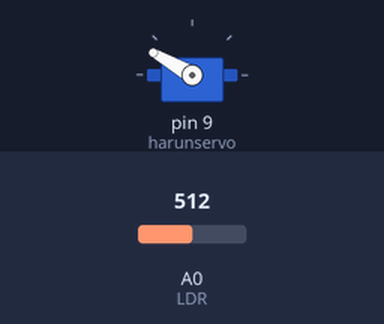
The sketch below on a simulated Arduino Uno, built with avr-gcc and run on an emulated ATmega328P. Parts: servo. The inputs (shaded band) are chosen by the test bench; at power-on: A0 (LDR) = 512.

Above: at 1.2 s.
1.3 s: A0 (LDR) set to 261
2.8 s: A0 (LDR) set to 238
At 3.3 s:
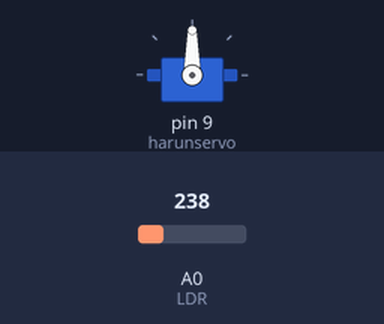
5.8 s: A0 (LDR) set to 260
At 7.0 s:
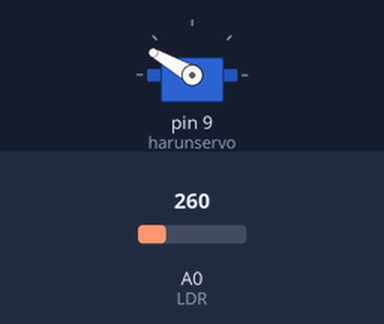
7.3 s: A0 (LDR) set to 240
At 7.8 s:
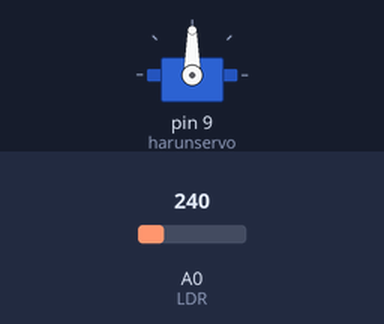
Timing chart, 0 to 10.3 s (numbered marks = the images above; inputs shaded):
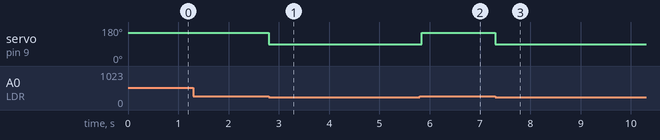

Measured:
- the behaviour switches between 250 and 249 on A0 (LDR) (found by bisection; images 0 and 1)
- after the input at 1.3 s, every drawn part: stays the same
- after the input at 2.8 s, servo on pin 9 (harunservo): 150° → 90° at once
- after the input at 5.8 s, servo on pin 9 (harunservo): 90° → 150° at once
- after the input at 7.3 s, servo on pin 9 (harunservo): 150° → 90° at once

The sketch:

sketch_dec25a.ino
```cpp
# include <Servo.h>
Servo harunservo;
void setup()
{
  harunservo.attach(9); // servo motorum 9. pinde
}

void loop(){
  harunservo.write(150);
  delay(1);
  if(analogRead(A0) < 250) // LDR ile alakalı.
  {
    harunservo.write(90); // basması.
    delay(100);
  }
  else{
    harunservo.write(150);

  }
}
```
